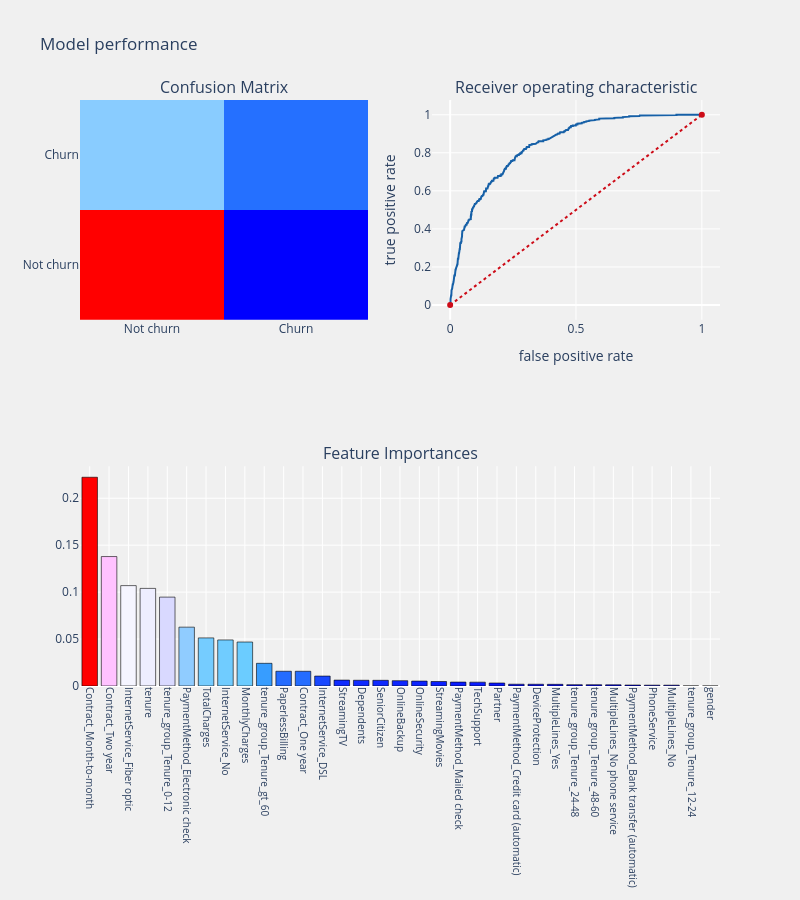

Notebook cell for this chart:
### Markdown cell above
### 5.3 Random Forest Classifier

### Code cell
from sklearn.ensemble import RandomForestClassifier
#function attributes
#columns - column used
#nf_estimators - The number of trees in the forest.
#estimated_tree - tree number to be displayed
#maximum_depth - depth of the tree
#criterion_type - split criterion type ["gini" or "entropy"]
#Model performance - prints performance of model
def plot_tree_randomforest(columns,nf_estimators,
                            estimated_tree,maximum_depth,
                            criterion_type,model_performance = None) :

    dataframe = df_telcom_og[columns + target_col].copy()

    #train and test datasets
    rf_x = dataframe[[i for i in columns if i not in target_col]]
    rf_y = dataframe[target_col]

    #random forest classifier
    rfc = RandomForestClassifier(n_estimators = nf_estimators,
                                    max_depth = maximum_depth,
                                    criterion = criterion_type,
                                )
    rfc.fit(rf_x,rf_y)

    estimated_tree = rfc.estimators_[estimated_tree]

    #model performance
    if model_performance == True :
        telecom_churn_prediction(rfc,
                                rf_x,test_X[columns],
                                rf_y,test_Y,
                                columns,"features",threshold_plot = True)

cols1 = [ i for i in train_X.columns if i not in target_col + Id_col]
plot_tree_randomforest(cols1,100,99,3,"entropy",True)

### Figure 1 — Plotly figure (JSON) as saved in the notebook; plotly's stock layout.template omitted (floating-point values rounded to 4 significant figures; data arrays with more than 128 entries replaced by an {"elided": "..."} marker saying what was removed)
{"data": [{"colorscale": [[0, "rgb(0,0,255)"], [0.1, "rgb(51,153,255)"], [0.2, "rgb(102,204,255)"], [0.3, "rgb(153,204,255)"], [0.4, "rgb(204,204,255)"], [0.5, "rgb(255,255,255)"], [0.6, "rgb(255,204,255)"], [0.7, "rgb(255,153,255)"], [0.8, "rgb(255,102,204)"], [0.9, "rgb(255,102,102)"], [1, "rgb(255,0,0)"]], "name": "matrix", "showscale": false, "type": "heatmap", "x": ["Not churn", "Churn"], "xaxis": "x", "y": ["Not churn", "Churn"], "yaxis": "y", "z": [[1224, 44], [360, 130]]}, {"line": {"color": "rgb(22, 96, 167)", "width": 2}, "name": "Roc : 0.6153029034957832", "type": "scatter", "x": {"elided": "610 float values"}, "xaxis": "x2", "y": {"elided": "610 float values"}, "yaxis": "y2"}, {"line": {"color": "rgb(205, 12, 24)", "dash": "dot", "width": 2}, "type": "scatter", "x": [0, 1], "xaxis": "x2", "y": [0, 1], "yaxis": "y2"}, {"marker": {"color": [0.2224, 0.1379, 0.1069, 0.104, 0.09468, 0.06269, 0.05123, 0.04908, 0.04685, 0.02416, 0.01571, 0.01569, 0.01056, 0.006284, 0.006125, 0.006074, 0.005643, 0.005237, 0.004779, 0.00418, 0.004082, 0.003194, 0.001913, 0.001881, 0.001815, 0.001392, 0.001376, 0.001253, 0.001039, 0.000904, 0.0008939, 0.0001142, 5.85e-05], "colorscale": [[0, "rgb(0,0,255)"], [0.1, "rgb(51,153,255)"], [0.2, "rgb(102,204,255)"], [0.3, "rgb(153,204,255)"], [0.4, "rgb(204,204,255)"], [0.5, "rgb(255,255,255)"], [0.6, "rgb(255,204,255)"], [0.7, "rgb(255,153,255)"], [0.8, "rgb(255,102,204)"], [0.9, "rgb(255,102,102)"], [1, "rgb(255,0,0)"]], "line": {"color": "black", "width": 0.6}}, "name": "coefficients", "type": "bar", "x": ["Contract_Month-to-month", "Contract_Two year", "InternetService_Fiber optic", "tenure", "tenure_group_Tenure_0-12", "PaymentMethod_Electronic check", "TotalCharges", "InternetService_No", "MonthlyCharges", "tenure_group_Tenure_gt_60", "PaperlessBilling", "Contract_One year", "InternetService_DSL", "StreamingTV", "Dependents", "SeniorCitizen", "OnlineBackup", "OnlineSecurity", "StreamingMovies", "PaymentMethod_Mailed check", "TechSupport", "Partner", "PaymentMethod_Credit card (automatic)", "DeviceProtection", "MultipleLines_Yes", "tenure_group_Tenure_24-48", "tenure_group_Tenure_48-60", "MultipleLines_No phone service", "PaymentMethod_Bank transfer (automatic)", "PhoneService", "MultipleLines_No", "tenure_group_Tenure_12-24", "gender"], "xaxis": "x3", "y": [0.2224, 0.1379, 0.1069, 0.104, 0.09468, 0.06269, 0.05123, 0.04908, 0.04685, 0.02416, 0.01571, 0.01569, 0.01056, 0.006284, 0.006125, 0.006074, 0.005643, 0.005237, 0.004779, 0.00418, 0.004082, 0.003194, 0.001913, 0.001881, 0.001815, 0.001392, 0.001376, 0.001253, 0.001039, 0.000904, 0.0008939, 0.0001142, 5.85e-05], "yaxis": "y3"}], "layout": {"annotations": [{"font": {"size": 16}, "showarrow": false, "text": "Confusion Matrix", "x": 0.225, "xanchor": "center", "xref": "paper", "y": 1, "yanchor": "bottom", "yref": "paper"}, {"font": {"size": 16}, "showarrow": false, "text": "Receiver operating characteristic", "x": 0.775, "xanchor": "center", "xref": "paper", "y": 1, "yanchor": "bottom", "yref": "paper"}, {"font": {"size": 16}, "showarrow": false, "text": "Feature Importances", "x": 0.5, "xanchor": "center", "xref": "paper", "y": 0.375, "yanchor": "bottom", "yref": "paper"}], "autosize": false, "height": 900, "margin": {"b": 195}, "paper_bgcolor": "rgba(240,240,240, 0.95)", "plot_bgcolor": "rgba(240,240,240, 0.95)", "showlegend": false, "title": {"text": "Model performance"}, "width": 800, "xaxis": {"anchor": "y", "domain": [0, 0.45]}, "xaxis2": {"anchor": "y2", "domain": [0.55, 1], "title": {"text": "false positive rate"}}, "xaxis3": {"anchor": "y3", "domain": [0, 1], "showgrid": true, "tickangle": 90, "tickfont": {"size": 10}}, "yaxis": {"anchor": "x", "domain": [0.625, 1]}, "yaxis2": {"anchor": "x2", "domain": [0.625, 1], "title": {"text": "true positive rate"}}, "yaxis3": {"anchor": "x3", "domain": [0, 0.375]}}}
